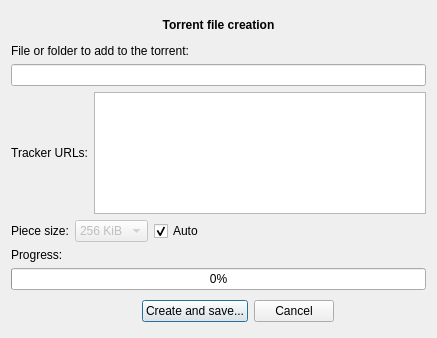
<?xml version="1.0" encoding="UTF-8"?>
<ui version="4.0">
 <class>createTorrentDialog</class>
 <widget class="QDialog" name="createTorrentDialog">
  <property name="geometry">
   <rect>
    <x>0</x>
    <y>0</y>
    <width>437</width>
    <height>338</height>
   </rect>
  </property>
  <property name="windowTitle">
   <string>Torrent Creation Tool</string>
  </property>
  <layout class="QVBoxLayout" name="verticalLayout">
   <item>
    <widget class="QLabel" name="createTorrent_title">
     <property name="minimumSize">
      <size>
       <width>0</width>
       <height>27</height>
      </size>
     </property>
     <property name="maximumSize">
      <size>
       <width>16777215</width>
       <height>27</height>
      </size>
     </property>
     <property name="font">
      <font>
       <weight>75</weight>
       <bold>true</bold>
      </font>
     </property>
     <property name="text">
      <string>Torrent file creation</string>
     </property>
     <property name="alignment">
      <set>Qt::AlignCenter</set>
     </property>
    </widget>
   </item>
   <item>
    <widget class="QLabel" name="lbl_input">
     <property name="text">
      <string>File or folder to add to the torrent:</string>
     </property>
    </widget>
   </item>
   <item>
    <widget class="QLineEdit" name="textInputPath"/>
   </item>
   <item>
    <layout class="QGridLayout" name="gridLayout">
     <item row="0" column="1">
      <widget class="QTextEdit" name="trackers_list">
       <property name="sizePolicy">
        <sizepolicy hsizetype="Expanding" vsizetype="Preferred">
         <horstretch>0</horstretch>
         <verstretch>0</verstretch>
        </sizepolicy>
       </property>
       <property name="toolTip">
        <string comment="A tracker tier is a group of trackers, consisting of a main tracker and its mirrors.">You can separate tracker tiers / groups with an empty line.</string>
       </property>
       <property name="acceptRichText">
        <bool>false</bool>
       </property>
      </widget>
     </item>
     <item row="0" column="0">
      <widget class="QLabel" name="lbl_announce_url">
       <property name="text">
        <string>Tracker URLs:</string>
       </property>
       <property name="alignment">
        <set>Qt::AlignRight|Qt::AlignTrailing|Qt::AlignVCenter</set>
       </property>
      </widget>
     </item>
    </layout>
   </item>
   <item>
    <layout class="QHBoxLayout">
     <item>
      <widget class="QLabel" name="txtPieceSize">
       <property name="text">
        <string>Piece size:</string>
       </property>
      </widget>
     </item>
     <item>
      <widget class="QComboBox" name="comboPieceSize">
       <property name="enabled">
        <bool>false</bool>
       </property>
       <property name="editable">
        <bool>false</bool>
       </property>
       <property name="currentIndex">
        <number>3</number>
       </property>
       <item>
        <property name="text">
         <string>32 KiB</string>
        </property>
       </item>
       <item>
        <property name="text">
         <string>64 KiB</string>
        </property>
       </item>
       <item>
        <property name="text">
         <string>128 KiB</string>
        </property>
       </item>
       <item>
        <property name="text">
         <string>256 KiB</string>
        </property>
       </item>
       <item>
        <property name="text">
         <string>512 KiB</string>
        </property>
       </item>
       <item>
        <property name="text">
         <string>1 MiB</string>
        </property>
       </item>
       <item>
        <property name="text">
         <string>2 MiB</string>
        </property>
       </item>
       <item>
        <property name="text">
         <string>4 MiB</string>
        </property>
       </item>
      </widget>
     </item>
     <item>
      <widget class="QCheckBox" name="checkAutoPieceSize">
       <property name="text">
        <string>Auto</string>
       </property>
       <property name="checked">
        <bool>true</bool>
       </property>
      </widget>
     </item>
     <item>
      <spacer>
       <property name="orientation">
        <enum>Qt::Horizontal</enum>
       </property>
       <property name="sizeHint" stdset="0">
        <size>
         <width>40</width>
         <height>20</height>
        </size>
       </property>
      </spacer>
     </item>
    </layout>
   </item>
   <item>
    <widget class="QLabel" name="progressLbl">
     <property name="text">
      <string>Progress:</string>
     </property>
    </widget>
   </item>
   <item>
    <widget class="QProgressBar" name="progressBar">
     <property name="value">
      <number>0</number>
     </property>
    </widget>
   </item>
   <item>
    <layout class="QHBoxLayout">
     <item>
      <spacer>
       <property name="orientation">
        <enum>Qt::Horizontal</enum>
       </property>
       <property name="sizeHint" stdset="0">
        <size>
         <width>131</width>
         <height>31</height>
        </size>
       </property>
      </spacer>
     </item>
     <item>
      <widget class="QPushButton" name="createButton">
       <property name="text">
        <string>Create and save...</string>
       </property>
      </widget>
     </item>
     <item>
      <widget class="QPushButton" name="cancelButton">
       <property name="text">
        <string>Cancel</string>
       </property>
      </widget>
     </item>
     <item>
      <spacer>
       <property name="orientation">
        <enum>Qt::Horizontal</enum>
       </property>
       <property name="sizeHint" stdset="0">
        <size>
         <width>40</width>
         <height>20</height>
        </size>
       </property>
      </spacer>
     </item>
    </layout>
   </item>
  </layout>
 </widget>
 <resources/>
 <connections/>
</ui>
